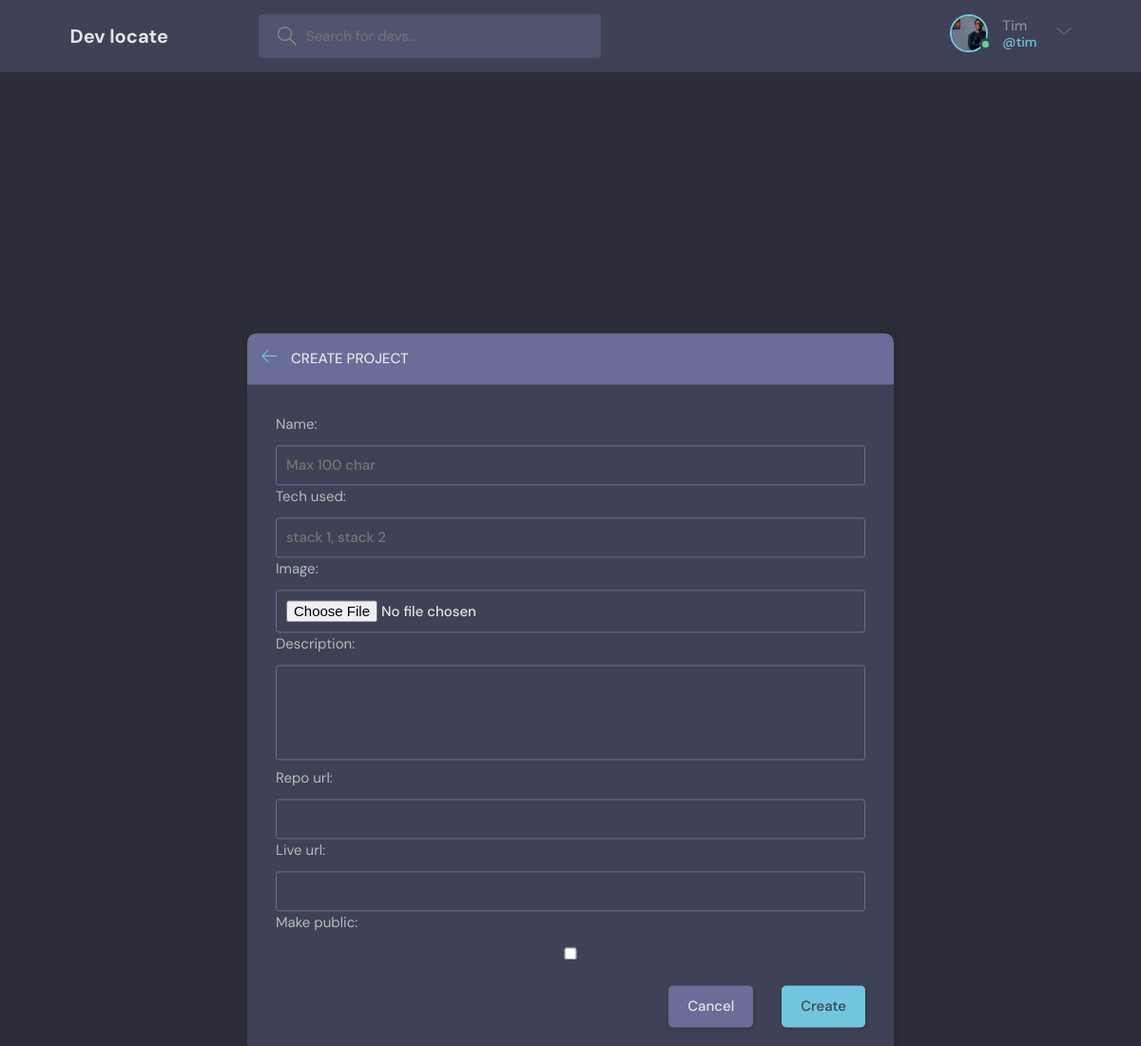
Screenshot of /create/ (signed in) with the database file from the repository.
### accounts/models.py (models this page shows, shortened)
class Engineer(AbstractUser):
    username = models.CharField(max_length=200, null=True)
    email = models.EmailField(unique=True, null=True)
    bio = models.TextField()
    avatar = models.ImageField(default="profile.png")
    country = models.CharField(max_length=200)
    years_of_experience = models.PositiveIntegerField(null=True, blank=True)
    tech_stack = models.CharField(null=True, blank=True, max_length=300)
    USERNAME_FIELD = "email"
    REQUIRED_FIELDS = ["username"]

### projects/views.py (the view, shortened to what this page needs)
# urls.py: path("create/", ProjectCreate.as_view(), name="create_project"),
class ProjectCreate(LoginRequiredMixin, CreateView):
    model = Project
    template_name = "../templates/create.html"
    form_class = ProjectForm
    success_url = reverse_lazy("all_projects")

### projects/forms.py
class ProjectForm(forms.ModelForm):
    class Meta:
        model = Project
        fields = "__all__"
        exclude = ["engineer"]
        widgets = {
            "name": forms.TextInput(attrs={"placeholder": "Max 100 char"}),
            "tech_used": forms.TextInput(attrs={"placeholder": "stack 1, stack 2"}),
        }

### templates/create.html (shortened to what this page needs)
{% extends 'base.html' %}
{% block content %}
<main class="create-room layout">
  <div class="container">
    <div class="layout__box" style="margin-top: 150px;">
      <div class="layout__boxHeader">
        <div class="layout__boxTitle">
          <a href="{{request.META.HTTP_REFERER}}">
            <svg version="1.1" xmlns="http://www.w3.org/2000/svg" width="32" height="32" viewBox="0 0 32 32">
              <title>arrow-left</title>
              <path
                      d="M13.723 2.286l-13.723 13.714 13.719 13.714 1.616-1.611-10.96-10.96h27.625v-2.286h-27.625l10.965-10.965-1.616-1.607z">
              </path>
            </svg>
          </a>
          <h3>Create project</h3>
        </div>
      </div>
      <div class="layout__body">
        <form class="form" method="POST" enctype="multipart/form-data">
          <div class="form__group">
            {{form.as_p}}
          </div>
          <div class="form__action">
            <a class="btn btn--dark" href="{{request.META.HTTP_REFERER}}">Cancel</a>
            <input class="btn btn--main" type="submit" value="Create">
          </div>
        </form>
      </div>
    </div>
  </div>
</main>
{% endblock %}

### templates/base.html (shortened to what this page needs)
<!DOCTYPE html>
{% load static %}
<html lang="en">
<head>
  <link rel="stylesheet" href="{% static 'style.css' %}" />
</head>
<body>
<header class="header header--loggedIn">
  <div class="container">
    <a href="/" class="header__logo">
      <h1>Dev locate</h1>
    </a>
    <form class="header__search" method="GET" action="{% url 'all_projects' %}">
      <label>
        <input type="search" name="q" placeholder="Search for devs..." />
      </label>
    </form>
    <nav class="header__menu">
      {% if request.user.is_authenticated %}
      <div class="header__user">
        <a href="{% url 'profile' request.user.id %}">
          <div class="avatar avatar--medium active">
            <img src="{{request.user.avatar.url}}"/>
          </div>
          <p>{{request.user.username|title}}<span>@{{request.user.username}}</span></p>
        </a>
        <button class="dropdown-button">
          <svg version="1.1" xmlns="http://www.w3.org/2000/svg" width="32" height="32" viewBox="0 0 32 32">
            <title>chevron-down</title>
            <path d="M16 21l-13-13h-3l16 16 16-16h-3l-13 13z"></path>
          </svg>
        </button>
      </div>
      {% else %}
      <a href="{% url 'login' %}">
        <img src="{% static './assets/avatar.svg' %}"/>
        <p>Login</p>
      </a>
      {% endif %}
    </nav>
  </div>
</header>
{% block content %}
{% endblock %}
</body>
</html>

### rows the page displays
Engineer: user.avatar (picture), user.username "Tim", user.username "tim"
